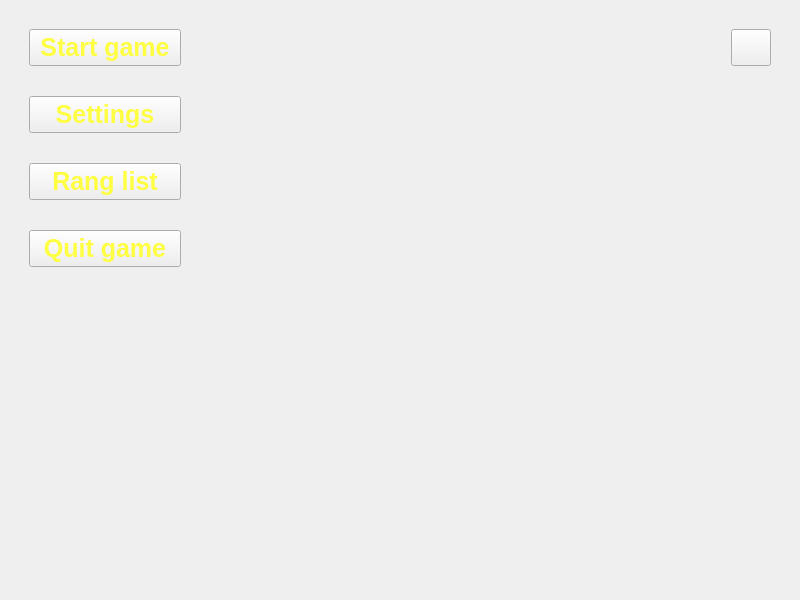
<?xml version="1.0" encoding="UTF-8"?>
<ui version="4.0">
 <class>Widget</class>
 <widget class="QWidget" name="Widget">
  <property name="geometry">
   <rect>
    <x>0</x>
    <y>0</y>
    <width>800</width>
    <height>600</height>
   </rect>
  </property>
  <property name="minimumSize">
   <size>
    <width>800</width>
    <height>600</height>
   </size>
  </property>
  <property name="windowTitle">
   <string>Widget</string>
  </property>
  <property name="styleSheet">
   <string notr="true"/>
  </property>
  <layout class="QVBoxLayout" name="verticalLayout">
   <item>
    <widget class="QStackedWidget" name="stackedWidget">
     <property name="sizePolicy">
      <sizepolicy hsizetype="MinimumExpanding" vsizetype="MinimumExpanding">
       <horstretch>0</horstretch>
       <verstretch>0</verstretch>
      </sizepolicy>
     </property>
     <property name="minimumSize">
      <size>
       <width>300</width>
       <height>75</height>
      </size>
     </property>
     <property name="styleSheet">
      <string notr="true"/>
     </property>
     <property name="currentIndex">
      <number>0</number>
     </property>
     <widget class="QWidget" name="mainMenu">
      <layout class="QGridLayout" name="gridLayout_3">
       <item row="0" column="0">
        <widget class="QWidget" name="widget" native="true">
         <property name="styleSheet">
          <string notr="true">border-image: url(:/images/menuBackground.jpg) 0 0 0 0 stretch stretch;</string>
         </property>
         <layout class="QVBoxLayout" name="verticalLayout_2">
          <item>
           <layout class="QGridLayout" name="gridLayout">
            <property name="sizeConstraint">
             <enum>QLayout::SetDefaultConstraint</enum>
            </property>
            <property name="horizontalSpacing">
             <number>50</number>
            </property>
            <property name="verticalSpacing">
             <number>30</number>
            </property>
            <item row="2" column="0">
             <widget class="QPushButton" name="rangListButton">
              <property name="sizePolicy">
               <sizepolicy hsizetype="Expanding" vsizetype="Expanding">
                <horstretch>0</horstretch>
                <verstretch>0</verstretch>
               </sizepolicy>
              </property>
              <property name="maximumSize">
               <size>
                <width>300</width>
                <height>75</height>
               </size>
              </property>
              <property name="font">
               <font>
                <pointsize>19</pointsize>
                <italic>false</italic>
                <bold>true</bold>
               </font>
              </property>
              <property name="styleSheet">
               <string notr="true">border-image: url(:/images/transparent.png) 0 0 0 0 stretch stretch;
color: #feff41;</string>
              </property>
              <property name="text">
               <string>Rang list</string>
              </property>
             </widget>
            </item>
            <item row="0" column="2">
             <spacer name="horizontalSpacer">
              <property name="orientation">
               <enum>Qt::Horizontal</enum>
              </property>
              <property name="sizeType">
               <enum>QSizePolicy::Expanding</enum>
              </property>
              <property name="sizeHint" stdset="0">
               <size>
                <width>500</width>
                <height>20</height>
               </size>
              </property>
             </spacer>
            </item>
            <item row="3" column="0">
             <widget class="QPushButton" name="quitButton">
              <property name="sizePolicy">
               <sizepolicy hsizetype="MinimumExpanding" vsizetype="MinimumExpanding">
                <horstretch>0</horstretch>
                <verstretch>0</verstretch>
               </sizepolicy>
              </property>
              <property name="maximumSize">
               <size>
                <width>300</width>
                <height>75</height>
               </size>
              </property>
              <property name="font">
               <font>
                <pointsize>19</pointsize>
                <italic>false</italic>
                <bold>true</bold>
                <stylestrategy>PreferDefault</stylestrategy>
               </font>
              </property>
              <property name="autoFillBackground">
               <bool>false</bool>
              </property>
              <property name="styleSheet">
               <string notr="true">border-image: url(:/images/transparent.png) 0 0 0 0 stretch stretch;
color: #feff41;</string>
              </property>
              <property name="text">
               <string>Quit game</string>
              </property>
             </widget>
            </item>
            <item row="5" column="0">
             <spacer name="verticalSpacer">
              <property name="orientation">
               <enum>Qt::Vertical</enum>
              </property>
              <property name="sizeType">
               <enum>QSizePolicy::Expanding</enum>
              </property>
              <property name="sizeHint" stdset="0">
               <size>
                <width>150</width>
                <height>370</height>
               </size>
              </property>
             </spacer>
            </item>
            <item row="1" column="0">
             <widget class="QPushButton" name="settingsButton">
              <property name="sizePolicy">
               <sizepolicy hsizetype="Expanding" vsizetype="Expanding">
                <horstretch>0</horstretch>
                <verstretch>0</verstretch>
               </sizepolicy>
              </property>
              <property name="maximumSize">
               <size>
                <width>300</width>
                <height>75</height>
               </size>
              </property>
              <property name="font">
               <font>
                <pointsize>19</pointsize>
                <italic>false</italic>
                <bold>true</bold>
               </font>
              </property>
              <property name="styleSheet">
               <string notr="true">border-image: url(:/images/transparent.png) 0 0 0 0 stretch stretch;
color: #feff41;</string>
              </property>
              <property name="text">
               <string>Settings</string>
              </property>
             </widget>
            </item>
            <item row="0" column="0">
             <widget class="QPushButton" name="startButton">
              <property name="sizePolicy">
               <sizepolicy hsizetype="Expanding" vsizetype="Expanding">
                <horstretch>0</horstretch>
                <verstretch>0</verstretch>
               </sizepolicy>
              </property>
              <property name="maximumSize">
               <size>
                <width>300</width>
                <height>75</height>
               </size>
              </property>
              <property name="font">
               <font>
                <pointsize>19</pointsize>
                <italic>false</italic>
                <bold>true</bold>
               </font>
              </property>
              <property name="styleSheet">
               <string notr="true">border-image: url(:/images/transparent.png) 0 0 0 0 stretch stretch;
color: #feff41;
</string>
              </property>
              <property name="text">
               <string>Start game</string>
              </property>
             </widget>
            </item>
            <item row="0" column="3">
             <widget class="QPushButton" name="helpButton">
              <property name="enabled">
               <bool>true</bool>
              </property>
              <property name="sizePolicy">
               <sizepolicy hsizetype="Minimum" vsizetype="Minimum">
                <horstretch>0</horstretch>
                <verstretch>0</verstretch>
               </sizepolicy>
              </property>
              <property name="styleSheet">
               <string notr="true">border-image: url(:/images/help.png);</string>
              </property>
              <property name="text">
               <string/>
              </property>
             </widget>
            </item>
           </layout>
          </item>
         </layout>
        </widget>
       </item>
      </layout>
     </widget>
     <widget class="QWidget" name="levelMenu">
      <property name="styleSheet">
       <string notr="true">border-image: url(:/images/levelMenuBackground.png) 0 0 0 0 stretch stretch;</string>
      </property>
      <widget class="QPushButton" name="Level1">
       <property name="geometry">
        <rect>
         <x>-20</x>
         <y>60</y>
         <width>211</width>
         <height>61</height>
        </rect>
       </property>
       <property name="font">
        <font>
         <pointsize>19</pointsize>
         <bold>true</bold>
        </font>
       </property>
       <property name="styleSheet">
        <string notr="true">border-image: url(:/images/transparent.png) 0 0 0 0 stretch stretch;
color: #feff41;</string>
       </property>
       <property name="text">
        <string>Level 1</string>
       </property>
      </widget>
      <widget class="QPushButton" name="Level2">
       <property name="geometry">
        <rect>
         <x>-20</x>
         <y>130</y>
         <width>211</width>
         <height>61</height>
        </rect>
       </property>
       <property name="font">
        <font>
         <pointsize>19</pointsize>
         <bold>true</bold>
        </font>
       </property>
       <property name="styleSheet">
        <string notr="true">border-image: url(:/images/transparent.png) 0 0 0 0 stretch stretch;
color: #feff41;
</string>
       </property>
       <property name="text">
        <string>Level 2</string>
       </property>
      </widget>
      <widget class="QPushButton" name="Level3">
       <property name="geometry">
        <rect>
         <x>-20</x>
         <y>200</y>
         <width>211</width>
         <height>61</height>
        </rect>
       </property>
       <property name="font">
        <font>
         <pointsize>19</pointsize>
         <bold>true</bold>
        </font>
       </property>
       <property name="styleSheet">
        <string notr="true">border-image: url(:/images/transparent.png) 0 0 0 0 stretch stretch;
color: #feff41;</string>
       </property>
       <property name="text">
        <string>Level 3</string>
       </property>
      </widget>
      <widget class="QPushButton" name="Level4">
       <property name="geometry">
        <rect>
         <x>-20</x>
         <y>280</y>
         <width>211</width>
         <height>61</height>
        </rect>
       </property>
       <property name="font">
        <font>
         <pointsize>19</pointsize>
         <bold>true</bold>
        </font>
       </property>
       <property name="styleSheet">
        <string notr="true">border-image: url(:/images/transparent.png) 0 0 0 0 stretch stretch;
color: #feff41;</string>
       </property>
       <property name="text">
        <string>Level 4</string>
       </property>
      </widget>
      <widget class="QPushButton" name="Level5">
       <property name="geometry">
        <rect>
         <x>-20</x>
         <y>350</y>
         <width>211</width>
         <height>61</height>
        </rect>
       </property>
       <property name="font">
        <font>
         <pointsize>19</pointsize>
         <bold>true</bold>
        </font>
       </property>
       <property name="styleSheet">
        <string notr="true">border-image: url(:/images/transparent.png) 0 0 0 0 stretch stretch;
color: #feff41;</string>
       </property>
       <property name="text">
        <string>Level 5</string>
       </property>
      </widget>
      <widget class="QPushButton" name="Level6">
       <property name="geometry">
        <rect>
         <x>-20</x>
         <y>420</y>
         <width>211</width>
         <height>61</height>
        </rect>
       </property>
       <property name="font">
        <font>
         <pointsize>19</pointsize>
         <bold>true</bold>
        </font>
       </property>
       <property name="styleSheet">
        <string notr="true">border-image: url(:/images/transparent.png) 0 0 0 0 stretch stretch;
color: #feff41;</string>
       </property>
       <property name="text">
        <string>Level 6</string>
       </property>
      </widget>
      <widget class="QLabel" name="Score1">
       <property name="geometry">
        <rect>
         <x>150</x>
         <y>40</y>
         <width>51</width>
         <height>71</height>
        </rect>
       </property>
       <property name="font">
        <font>
         <pointsize>20</pointsize>
         <bold>true</bold>
        </font>
       </property>
       <property name="styleSheet">
        <string notr="true">border-image: url(:/images/unlocked.png) 0 0 0 0 stretch stretch;
color: #feff41;</string>
       </property>
       <property name="text">
        <string/>
       </property>
      </widget>
      <widget class="QLabel" name="Score2">
       <property name="geometry">
        <rect>
         <x>150</x>
         <y>120</y>
         <width>48</width>
         <height>65</height>
        </rect>
       </property>
       <property name="font">
        <font>
         <pointsize>20</pointsize>
         <bold>true</bold>
        </font>
       </property>
       <property name="styleSheet">
        <string notr="true">border-image: url(:/images/locked_grey.png) 0 0 0 0 stretch stretch;
color: #feff41;</string>
       </property>
       <property name="text">
        <string/>
       </property>
      </widget>
      <widget class="QLabel" name="Score3">
       <property name="geometry">
        <rect>
         <x>150</x>
         <y>190</y>
         <width>48</width>
         <height>65</height>
        </rect>
       </property>
       <property name="font">
        <font>
         <pointsize>20</pointsize>
         <bold>true</bold>
        </font>
       </property>
       <property name="styleSheet">
        <string notr="true">border-image: url(:/images/locked_grey.png) 0 0 0 0 stretch stretch;
color: #feff41;</string>
       </property>
       <property name="text">
        <string/>
       </property>
      </widget>
      <widget class="QLabel" name="Score4">
       <property name="geometry">
        <rect>
         <x>150</x>
         <y>270</y>
         <width>48</width>
         <height>65</height>
        </rect>
       </property>
       <property name="font">
        <font>
         <pointsize>20</pointsize>
         <bold>true</bold>
        </font>
       </property>
       <property name="styleSheet">
        <string notr="true">border-image: url(:/images/locked_grey.png) 0 0 0 0 stretch stretch;
color: #feff41;</string>
       </property>
       <property name="text">
        <string/>
       </property>
      </widget>
      <widget class="QLabel" name="Score5">
       <property name="geometry">
        <rect>
         <x>150</x>
         <y>340</y>
         <width>48</width>
         <height>65</height>
        </rect>
       </property>
       <property name="font">
        <font>
         <pointsize>20</pointsize>
         <bold>true</bold>
        </font>
       </property>
       <property name="styleSheet">
        <string notr="true">border-image: url(:/images/locked_grey.png) 0 0 0 0 stretch stretch;
color: #feff41;</string>
       </property>
       <property name="text">
        <string/>
       </property>
      </widget>
      <widget class="QLabel" name="Score6">
       <property name="geometry">
        <rect>
         <x>150</x>
         <y>420</y>
         <width>48</width>
         <height>65</height>
        </rect>
       </property>
       <property name="font">
        <font>
         <pointsize>20</pointsize>
         <bold>true</bold>
        </font>
       </property>
       <property name="styleSheet">
        <string notr="true">border-image: url(:/images/locked_grey.png) 0 0 0 0 stretch stretch;
color: #feff41;</string>
       </property>
       <property name="text">
        <string/>
       </property>
      </widget>
      <widget class="QPushButton" name="Give_up">
       <property name="geometry">
        <rect>
         <x>570</x>
         <y>440</y>
         <width>211</width>
         <height>61</height>
        </rect>
       </property>
       <property name="font">
        <font>
         <pointsize>25</pointsize>
         <bold>true</bold>
        </font>
       </property>
       <property name="styleSheet">
        <string notr="true">border-image: url(:/images/transparent.png) 0 0 0 0 stretch stretch;
color: #feff41;</string>
       </property>
       <property name="text">
        <string>Give up</string>
       </property>
      </widget>
     </widget>
     <widget class="QWidget" name="settings">
      <property name="styleSheet">
       <string notr="true">border-image: url(:/images/settingsBackground.jpg) 0 0 0 0 stretch stretch;</string>
      </property>
      <widget class="QLabel" name="Sound">
       <property name="geometry">
        <rect>
         <x>590</x>
         <y>200</y>
         <width>161</width>
         <height>71</height>
        </rect>
       </property>
       <property name="font">
        <font>
         <pointsize>17</pointsize>
         <bold>true</bold>
        </font>
       </property>
       <property name="styleSheet">
        <string notr="true">border-image: url(:/images/transparent.png) 0 0 0 0 stretch stretch;
color: #feff41;</string>
       </property>
       <property name="text">
        <string> Sound</string>
       </property>
      </widget>
      <widget class="QCheckBox" name="checkSound">
       <property name="geometry">
        <rect>
         <x>680</x>
         <y>230</y>
         <width>61</width>
         <height>16</height>
        </rect>
       </property>
       <property name="font">
        <font>
         <pointsize>15</pointsize>
         <bold>true</bold>
         <underline>false</underline>
        </font>
       </property>
       <property name="styleSheet">
        <string notr="true">border-image: url(:/images/transparent.png) 0 0 0 0 stretch stretch;
color: #feff41;</string>
       </property>
       <property name="text">
        <string>On</string>
       </property>
      </widget>
      <widget class="QLabel" name="Sound_2">
       <property name="geometry">
        <rect>
         <x>590</x>
         <y>290</y>
         <width>161</width>
         <height>71</height>
        </rect>
       </property>
       <property name="font">
        <font>
         <pointsize>17</pointsize>
         <bold>true</bold>
        </font>
       </property>
       <property name="styleSheet">
        <string notr="true">border-image: url(:/images/transparent.png) 0 0 0 0 stretch stretch;
color: #feff41;</string>
       </property>
       <property name="text">
        <string> Mode</string>
       </property>
      </widget>
      <widget class="QRadioButton" name="rbEasy">
       <property name="geometry">
        <rect>
         <x>680</x>
         <y>300</y>
         <width>71</width>
         <height>20</height>
        </rect>
       </property>
       <property name="font">
        <font>
         <pointsize>15</pointsize>
         <bold>true</bold>
        </font>
       </property>
       <property name="styleSheet">
        <string notr="true">border-image: url(:/images/transparent.png) 0 0 0 0 stretch stretch;
color: #feff41;</string>
       </property>
       <property name="text">
        <string>Easy</string>
       </property>
      </widget>
      <widget class="QRadioButton" name="rbHard">
       <property name="geometry">
        <rect>
         <x>680</x>
         <y>330</y>
         <width>71</width>
         <height>23</height>
        </rect>
       </property>
       <property name="font">
        <font>
         <pointsize>15</pointsize>
         <bold>true</bold>
        </font>
       </property>
       <property name="styleSheet">
        <string notr="true">border-image: url(:/images/transparent.png) 0 0 0 0 stretch stretch;
color: #feff41;</string>
       </property>
       <property name="text">
        <string>Hard</string>
       </property>
      </widget>
      <widget class="QPushButton" name="pushButton">
       <property name="geometry">
        <rect>
         <x>30</x>
         <y>30</y>
         <width>89</width>
         <height>25</height>
        </rect>
       </property>
       <property name="font">
        <font>
         <pointsize>19</pointsize>
         <bold>true</bold>
        </font>
       </property>
       <property name="styleSheet">
        <string notr="true">border-image: url(:/images/transparent.png) 0 0 0 0 stretch stretch;
color: black;</string>
       </property>
       <property name="text">
        <string>Back</string>
       </property>
      </widget>
     </widget>
     <widget class="QWidget" name="rangList">
      <property name="styleSheet">
       <string notr="true">border-image: url(:/images/ranglistBackground.jpg) 0 0 0 0 stretch stretch;</string>
      </property>
      <widget class="QLabel" name="label_top10">
       <property name="geometry">
        <rect>
         <x>90</x>
         <y>10</y>
         <width>191</width>
         <height>51</height>
        </rect>
       </property>
       <property name="font">
        <font>
         <pointsize>26</pointsize>
         <italic>true</italic>
         <bold>true</bold>
        </font>
       </property>
       <property name="styleSheet">
        <string notr="true">border-image: url(:/images/transparent.png) 0 0 0 0 stretch stretch;
color: #feff41;</string>
       </property>
       <property name="text">
        <string>TOP 10 </string>
       </property>
      </widget>
      <widget class="QLabel" name="label_player_score">
       <property name="geometry">
        <rect>
         <x>60</x>
         <y>60</y>
         <width>181</width>
         <height>41</height>
        </rect>
       </property>
       <property name="font">
        <font>
         <pointsize>15</pointsize>
         <italic>true</italic>
         <bold>true</bold>
        </font>
       </property>
       <property name="styleSheet">
        <string notr="true">border-image: url(:/images/transparent.png) 0 0 0 0 stretch stretch;
color: #feff41;</string>
       </property>
       <property name="text">
        <string>PLAYER         SCORE</string>
       </property>
      </widget>
      <widget class="QLabel" name="text_rang_list">
       <property name="geometry">
        <rect>
         <x>30</x>
         <y>100</y>
         <width>241</width>
         <height>361</height>
        </rect>
       </property>
       <property name="styleSheet">
        <string notr="true">border-image: url(:/images/papir.png) 0 0 0 0 stretch strech;
font-size: 20px; font-style: bolid italic;  color: rgb(0, 0, 0);
text-align: left;</string>
       </property>
       <property name="text">
        <string/>
       </property>
      </widget>
      <widget class="QPushButton" name="pushButtonMainMenu">
       <property name="geometry">
        <rect>
         <x>60</x>
         <y>480</y>
         <width>141</width>
         <height>51</height>
        </rect>
       </property>
       <property name="font">
        <font>
         <pointsize>16</pointsize>
         <italic>true</italic>
         <bold>true</bold>
        </font>
       </property>
       <property name="styleSheet">
        <string notr="true">border-image: url(:/images/transparent.png) 0 0 0 0 stretch stretch;
color: #feff41;</string>
       </property>
       <property name="text">
        <string>MAIN MENU</string>
       </property>
      </widget>
     </widget>
     <widget class="QWidget" name="help">
      <property name="styleSheet">
       <string notr="true">border-image: url(:/images/how_to_play.jpg) 0 0 0 0 stretch stretch;</string>
      </property>
      <widget class="QDialogButtonBox" name="buttonBox">
       <property name="geometry">
        <rect>
         <x>280</x>
         <y>240</y>
         <width>121</width>
         <height>51</height>
        </rect>
       </property>
       <property name="styleSheet">
        <string notr="true">border-image: url(:/images/transparent.png) 0 0 0 0 stretch stretch;</string>
       </property>
       <property name="standardButtons">
        <set>QDialogButtonBox::Cancel|QDialogButtonBox::Ok</set>
       </property>
      </widget>
      <widget class="QLabel" name="label_message">
       <property name="geometry">
        <rect>
         <x>180</x>
         <y>0</y>
         <width>281</width>
         <height>261</height>
        </rect>
       </property>
       <property name="styleSheet">
        <string notr="true">border-image: url(:/images/bubble_for_help.png) 0 0 0 0 stretch stretch;</string>
       </property>
       <property name="text">
        <string/>
       </property>
      </widget>
      <widget class="QLabel" name="label_arrows">
       <property name="geometry">
        <rect>
         <x>240</x>
         <y>20</y>
         <width>61</width>
         <height>41</height>
        </rect>
       </property>
       <property name="styleSheet">
        <string notr="true">border-image: url(:/images/button_arrow.png) 0 0 0 0 stretch stretch;</string>
       </property>
       <property name="text">
        <string/>
       </property>
      </widget>
      <widget class="QLabel" name="label_2">
       <property name="geometry">
        <rect>
         <x>200</x>
         <y>40</y>
         <width>31</width>
         <height>16</height>
        </rect>
       </property>
       <property name="styleSheet">
        <string notr="true">border-image: url(:/images/transparent.png) 0 0 0 0 stretch stretch; font-size: 18px;</string>
       </property>
       <property name="text">
        <string>Use</string>
       </property>
      </widget>
      <widget class="QLabel" name="label_3">
       <property name="geometry">
        <rect>
         <x>310</x>
         <y>40</y>
         <width>121</width>
         <height>21</height>
        </rect>
       </property>
       <property name="styleSheet">
        <string notr="true">border-image: url(:/images/transparent.png) 0 0 0 0 stretch stretch; font-size: 18px;</string>
       </property>
       <property name="text">
        <string>to move left,</string>
       </property>
      </widget>
      <widget class="QPlainTextEdit" name="plainTextEdit">
       <property name="geometry">
        <rect>
         <x>200</x>
         <y>60</y>
         <width>241</width>
         <height>141</height>
        </rect>
       </property>
       <property name="styleSheet">
        <string notr="true">border-image: url(:/images/transparent.png) 0 0 0 0 stretch stretch; font-size: 18px;</string>
       </property>
       <property name="plainText">
        <string>up, down and right. Try to be fast and to avoid every obstacle. If you manage to pass all the levels, you may be in the top 10! So, have a good luck!</string>
       </property>
      </widget>
     </widget>
    </widget>
   </item>
  </layout>
 </widget>
 <resources/>
 <connections/>
</ui>
